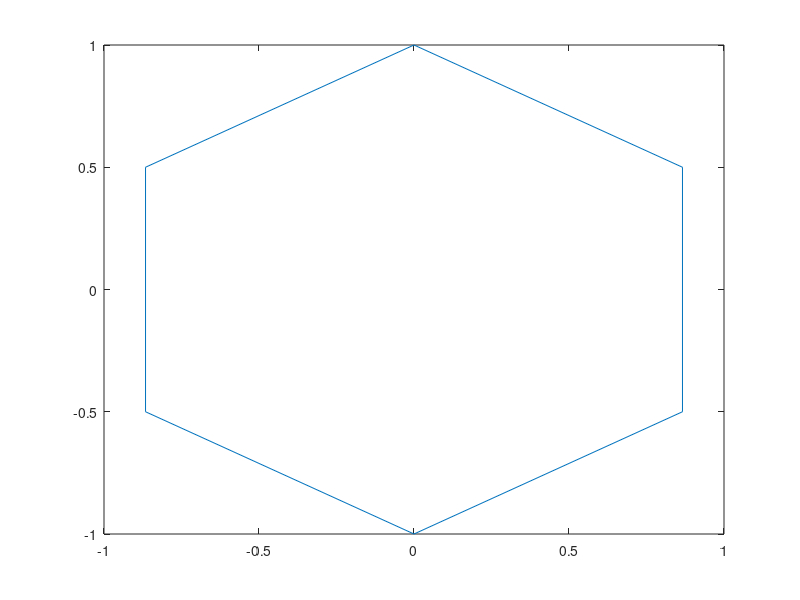

Reproduce this figure in MATLAB. (Note: this script raises an error after producing the figure.)
clc; close all; echo off;

% 1) Nakreslete pravidelný šestiúhelník pomocí příkazu plot

hexagon = figure();
corners = 0:60:360;
xCoords = sind(corners);
yCoords = cosd(corners);
plot(xCoords, yCoords);

% 3) Vykreslete hodnoty funkcí f(x), f(x,1) a f(x,2) v rozmezí x = -5...5 s krokem délky 0,05.

x = -5:0.05:5;
fx = funkce(x);
fx1 = funkce(x, 1);
fx2 = funkce(x, 2);

% b. do jednoho 2D obrázku

all_in_one = figure();
plot(x, fx, x, fx1, x, fx2);
title('f(x)');
xlabel('x');
ylabel('f(x)');
legend('f(x)', 'f(x, 1)', 'f(x, 2)');

% b. každou do vlastního 2D podobrázku (subplot) a propojte osy x pomocí
% linkaxes.

subplots = figure();
subplot(3, 1, 1);
plot(x, fx, col="red");
title('f(x)');
xlabel('x');
ylabel('f(x)');
legend('f(x)');

subplot(3, 1, 2);
plot(x, fx1, col="blue");
title('f(x, 1)');
xlabel('x');
ylabel('f(x, 1)');
legend('f(x, 1)');

subplot(3, 1, 3);
plot(x, fx2, col="green");
title('f(x, 2)');
xlabel('x');
ylabel('f(x, 2)');
legend('f(x, 2)');

% Popište osy, vložte nadpis a legendu. Jednotlivé čáry barevně odlište. Výsledek (a)
% uložte do souboru formátu JPG, BMP a PDF a porovnejte velikosti souborů a kvalitu
% obrázku. Výsledek (b) uložte do souboru formátu FIG.

saveas(all_in_one, "3a.bmp");
saveas(all_in_one, "3a.jpg");
saveas(all_in_one, "3a.pdf");

saveas(subplots, "3b.fig");

% velikosti: PDF(+-8kB) < JPG(+-24kB) < BMP(+-700kB)
% kvalita: JPG(rozmazane, divne graficke artefakty) < BMP(rozmazane, relativne dobre po oddaleni) < PDF(ostre is priblizenim)
% zaver: PDF format je jednoznacne nejlepsi volba


% 4) Vykreslete 3D graf funkce f(x,y) pro x = -5...5 s krokem délky 0,1 a y = -6...6 s krokem
% délky 0,2

three = figure();
xF = -5:0.1:5;
yF = -6:0.2:6;
[X,Y]=meshgrid(xF,yF);
Z = funkce(X, Y);
surf(X, Y, Z);

% 2)
% Napište funkci v Matlabu, která vyhodnotí funkční předpis daný níže. Pokud bude
% uživatelem zadaná pouze jedna vstupní proměnná x, pak nechť y má standardní
% hodnotu nula. Funkce tedy sama rozpozná kolik vstupních proměnných uživatel zadá
% (nargin). Funkce nechť funguje vektorově, tedy zadá-li uživatel libovolně rozměrné
% pole hodnot, vyhodnotí se funkce pro každý prvek pole zvlášť (element-wise). Zákaz
% použití cyklů for nebo while.

function out = funkce(x, y)
    if (nargin == 1)    
        y = 0;
    end
    out=x.*exp(-x.^2-y.^2)+tanh(x.*y);
end